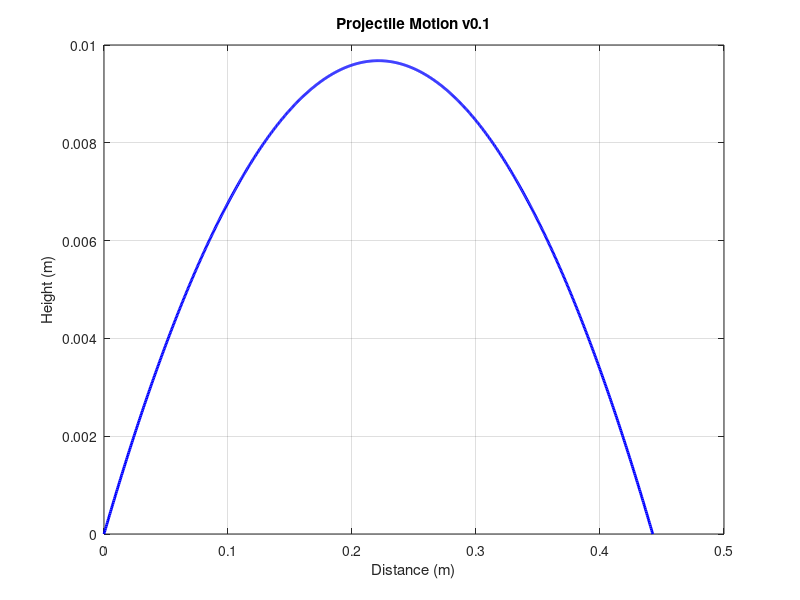

MATLAB code to generate this figure:
% PROJECTILE MOTION SIMULATOR v0.1
% Gravity only -> no air resistance.

clc
clear
% Constants
g = 9.81;
% Inputs
v0        = input('Initial speed (m/s): ');
angle_deg = input('Launch angle (degrees): ');

% Setup
angle_rad = deg2rad(angle_deg);
vx0 = v0 * cos(angle_rad);
vy0 = v0 * sin(angle_rad);

% Flight time
t_flight = (2 * vy0) / g;
t        = linspace(0, t_flight, 1000);
% Kinematics
x = vx0 * t;
y = vy0 * t - 0.5 * g * t.^2;

% Results
max_height = (vy0^2) / (2*g);      
range      = vx0 * t_flight;
disp(['Max height  : ', num2str(max_height), ' m'])
disp(['Range       : ', num2str(range),      ' m'])
disp(['Flight time : ', num2str(t_flight),   ' s'])
% Plot
figure;
plot(x, y, 'b-', 'LineWidth', 2);
xlabel('Distance (m)'); ylabel('Height (m)');
title('Projectile Motion v0.1'); grid on;

%Love21!
%dearmy21stlove
